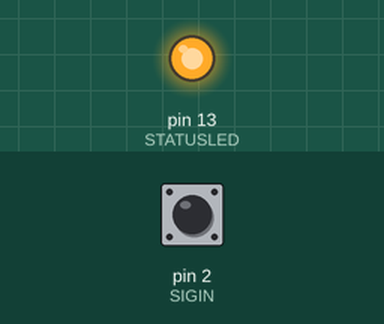
Simulated run of this sketch. Board: Arduino Uno, built with avr-gcc and run on an emulated ATmega328P. Parts: output pins drawn as LEDs (lit = HIGH). The inputs (shaded band) are chosen by the test bench; at power-on: pin 2 (SIGIN) LOW.

Above: at 1.2 s.
1.3 s: pin 2 (SIGIN) pulsed HIGH 2 times (0.12 s each, 0.3 s apart)
At 2.5 s:
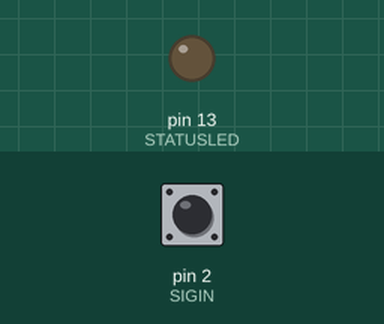
Timing chart, 0 to 4.3 s (numbered marks = the images above; inputs shaded):
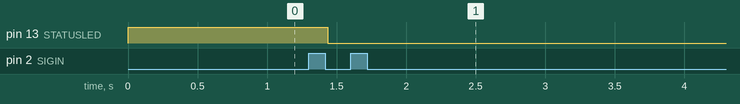

Measured:
- after the input at 1.3 s, pin 13 (STATUSLED): HIGH → LOW after 0.14 s

The sketch:

flashctrl.ino
```cpp
// External pins
const int STATUSLED=13; // Status indicator
const int SIGIN=2;      // Sense signal input
const int FLASH=7;      // Flash XSENSE output

// Flash fire delay
const unsigned long DELAY=1900;

// Flash XSYNC low time
const unsigned long FLASHPULSE_TIME=2500;

// State
volatile byte armed = 1;
volatile unsigned long i;

// Flash ISR
void fire()
{
  noInterrupts();

  // Delay flash by defined amount
  for (i=0; i < DELAY; i++)
  {
    // Debounce input, sync to last SENSE event
    // Comment this out to sync to first SENSE event
    if (digitalRead(SIGIN) == true)
      i = 0;
  }

  // Pull XSYNC low, fire flash
  if (armed != 0)
    pinMode(FLASH, OUTPUT);

  // After delay, pull XSYNC high
  for (i=0; i < FLASHPULSE_TIME; i++) {}
  pinMode(FLASH, INPUT);

  // Trigger disarmed, status LED off
  armed = 0;
  digitalWrite(STATUSLED, LOW);
}

void setup()
{
  noInterrupts();

  // System armed, turn on status LED
  pinMode(STATUSLED, OUTPUT);
  digitalWrite(STATUSLED, HIGH);

  // Configure sense pin as input
  pinMode(SIGIN, INPUT); // INPUT_PULLUP

  // Configure flash pin as input (High Impedance)
  pinMode(FLASH, INPUT);
  digitalWrite(FLASH, LOW);

  // Trigger interrupt on falling edge on sense pin
  attachInterrupt(0, fire, FALLING);
  interrupts();
}

// No main loop
void loop()
{}
```
